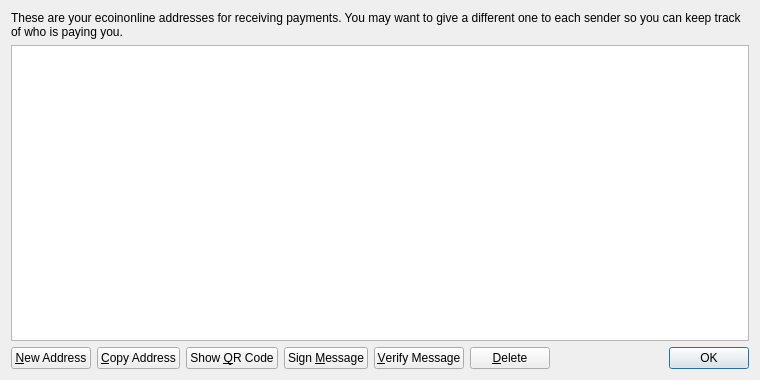
<?xml version="1.0" encoding="UTF-8"?>
<ui version="4.0">
 <class>AddressBookPage</class>
 <widget class="QWidget" name="AddressBookPage">
  <property name="geometry">
   <rect>
    <x>0</x>
    <y>0</y>
    <width>760</width>
    <height>380</height>
   </rect>
  </property>
  <property name="windowTitle">
   <string>Address Book</string>
  </property>
  <layout class="QVBoxLayout" name="verticalLayout">
   <item>
    <widget class="QLabel" name="labelExplanation">
     <property name="text">
      <string>These are your ecoinonline addresses for receiving payments. You may want to give a different one to each sender so you can keep track of who is paying you.</string>
     </property>
     <property name="textFormat">
      <enum>Qt::PlainText</enum>
     </property>
     <property name="wordWrap">
      <bool>true</bool>
     </property>
    </widget>
   </item>
   <item>
    <widget class="QTableView" name="tableView">
     <property name="contextMenuPolicy">
      <enum>Qt::CustomContextMenu</enum>
     </property>
     <property name="toolTip">
      <string>Double-click to edit address or label</string>
     </property>
     <property name="tabKeyNavigation">
      <bool>false</bool>
     </property>
     <property name="alternatingRowColors">
      <bool>true</bool>
     </property>
     <property name="selectionMode">
      <enum>QAbstractItemView::SingleSelection</enum>
     </property>
     <property name="selectionBehavior">
      <enum>QAbstractItemView::SelectRows</enum>
     </property>
     <property name="sortingEnabled">
      <bool>true</bool>
     </property>
     <attribute name="verticalHeaderVisible">
      <bool>false</bool>
     </attribute>
    </widget>
   </item>
   <item>
    <layout class="QHBoxLayout" name="horizontalLayout">
     <item>
      <widget class="QPushButton" name="newAddressButton">
       <property name="toolTip">
        <string>Create a new address</string>
       </property>
       <property name="text">
        <string>&amp;New Address</string>
       </property>
       <property name="icon">
        <iconset resource="../bitcoin.qrc">
         <normaloff>:/icons/add</normaloff>:/icons/add</iconset>
       </property>
      </widget>
     </item>
     <item>
      <widget class="QPushButton" name="copyToClipboard">
       <property name="toolTip">
        <string>Copy the currently selected address to the system clipboard</string>
       </property>
       <property name="text">
        <string>&amp;Copy Address</string>
       </property>
       <property name="icon">
        <iconset resource="../bitcoin.qrc">
         <normaloff>:/icons/editcopy</normaloff>:/icons/editcopy</iconset>
       </property>
      </widget>
     </item>
     <item>
      <widget class="QPushButton" name="showQRCode">
       <property name="text">
        <string>Show &amp;QR Code</string>
       </property>
       <property name="icon">
        <iconset resource="../bitcoin.qrc">
         <normaloff>:/icons/qrcode</normaloff>:/icons/qrcode</iconset>
       </property>
      </widget>
     </item>
     <item>
      <widget class="QPushButton" name="signMessage">
       <property name="toolTip">
        <string>Sign a message to prove you own a ecoinonline address</string>
       </property>
       <property name="text">
        <string>Sign &amp;Message</string>
       </property>
       <property name="icon">
        <iconset resource="../bitcoin.qrc">
         <normaloff>:/icons/edit</normaloff>:/icons/edit</iconset>
       </property>
      </widget>
     </item>
     <item>
      <widget class="QPushButton" name="verifyMessage">
       <property name="toolTip">
        <string>Verify a message to ensure it was signed with a specified ecoinonline address</string>
       </property>
       <property name="text">
        <string>&amp;Verify Message</string>
       </property>
       <property name="icon">
        <iconset resource="../bitcoin.qrc">
         <normaloff>:/icons/transaction_0</normaloff>:/icons/transaction_0</iconset>
       </property>
      </widget>
     </item>
     <item>
      <widget class="QPushButton" name="deleteButton">
       <property name="toolTip">
        <string>Delete the currently selected address from the list</string>
       </property>
       <property name="text">
        <string>&amp;Delete</string>
       </property>
       <property name="icon">
        <iconset resource="../bitcoin.qrc">
         <normaloff>:/icons/remove</normaloff>:/icons/remove</iconset>
       </property>
      </widget>
     </item>
     <item>
      <spacer name="horizontalSpacer">
       <property name="orientation">
        <enum>Qt::Horizontal</enum>
       </property>
       <property name="sizeHint" stdset="0">
        <size>
         <width>40</width>
         <height>20</height>
        </size>
       </property>
      </spacer>
     </item>
     <item>
      <widget class="QDialogButtonBox" name="buttonBox">
       <property name="sizePolicy">
        <sizepolicy hsizetype="Maximum" vsizetype="Fixed">
         <horstretch>0</horstretch>
         <verstretch>0</verstretch>
        </sizepolicy>
       </property>
       <property name="standardButtons">
        <set>QDialogButtonBox::Ok</set>
       </property>
      </widget>
     </item>
    </layout>
   </item>
  </layout>
 </widget>
 <resources>
  <include location="../bitcoin.qrc"/>
 </resources>
 <connections/>
</ui>
